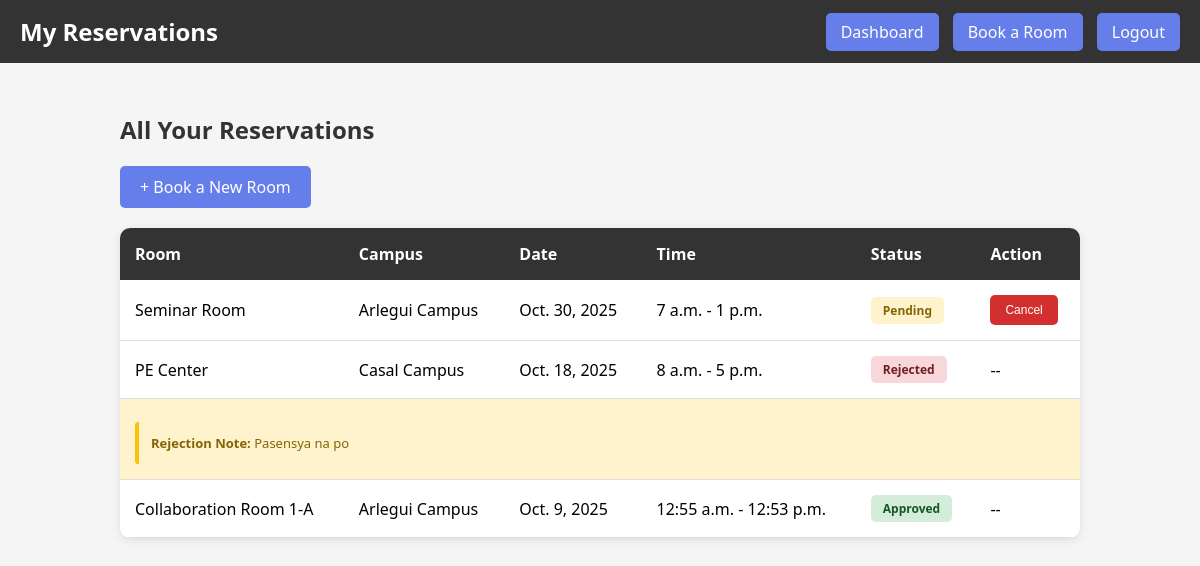
Screenshot of /student/reservations/ (signed in) with the database file from the repository.
### reservations/models.py (models this page shows, shortened)
class Reservation(models.Model):
    STATUS_CHOICES = [
        ('pending', 'Pending'),
        ('approved', 'Approved'),
        ('rejected', 'Rejected'),
        ('cancelled', 'Cancelled'),
    ]
    student = models.ForeignKey(User, on_delete=models.CASCADE, related_name='reservations')
    room = models.ForeignKey(Room, on_delete=models.CASCADE, related_name='reservations')
    date = models.DateField()
    start_time = models.TimeField()
    end_time = models.TimeField()
    status = models.CharField(max_length=20, choices=STATUS_CHOICES, default='pending')
    rejection_note = models.TextField(blank=True, null=True)
    created_at = models.DateTimeField(auto_now_add=True)
    updated_at = models.DateTimeField(auto_now=True)
    class Meta:
        ordering = ['-created_at']

### rooms/models.py (models this page shows, shortened)
class Room(models.Model):
    campus = models.ForeignKey(Campus, on_delete=models.CASCADE, related_name='rooms')
    admin_type = models.ForeignKey(AdminType, on_delete=models.SET_NULL, null=True, related_name='rooms')
    name = models.CharField(max_length=255)
    capacity = models.IntegerField(validators=[MinValueValidator(1)])
    description = models.TextField(blank=True)
    created_at = models.DateTimeField(auto_now_add=True)
    class Meta:
        unique_together = ['campus', 'name']
        ordering = ['campus', 'name']

class Campus(models.Model):
    name = models.CharField(max_length=255, unique=True)
    location = models.CharField(max_length=255)
    created_at = models.DateTimeField(auto_now_add=True)
    class Meta:
        ordering = ['name']

### reservations/views.py (the view)
# urls.py: path('student/reservations/', views.student_reservations, name='student_reservations'),
@login_required(login_url='student_login')
def student_reservations(request):
    reservations = request.user.reservations.all()
    context = {'reservations': reservations}
    return render(request, 'reservations/student_reservations.html', context)

### reservations/templates/reservations/student_reservations.html (shortened to what this page needs)
<!DOCTYPE html>
<html lang="en">
<head>
</head>
<body>
    <div class="navbar">
        <h1>My Reservations</h1>
        <div>
            <a href="{% url 'student_dashboard' %}">Dashboard</a>
            <a href="{% url 'book_room' %}">Book a Room</a>
            <a href="{% url 'logout' %}">Logout</a>
        </div>
    </div>
    <div class="container">
        <h2>All Your Reservations</h2>
        <a href="{% url 'book_room' %}" class="btn">+ Book a New Room</a>
        {% if reservations %}
            <div class="table-container">
                <table>
                    <thead>
                        <tr>
                            <th>Room</th>
                            <th>Campus</th>
                            <th>Date</th>
                            <th>Time</th>
                            <th>Status</th>
                            <th>Action</th>
                        </tr>
                    </thead>
                    <tbody>
                        {% for reservation in reservations %}
                            <tr>
                                <td>{{ reservation.room.name }}</td>
                                <td>{{ reservation.room.campus.name }}</td>
                                <td>{{ reservation.date }}</td>
                                <td>{{ reservation.start_time }} - {{ reservation.end_time }}</td>
                                <td><span class="status {{ reservation.status }}">{{ reservation.get_status_display }}</span></td>
                                <td>
                                    {% if reservation.status == 'pending' %}
                                        <form method="POST" action="{% url 'cancel_reservation' reservation.id %}" style="display: inline;">
                                            <button type="submit" class="action-btn" onclick="return confirm('Cancel this reservation?')">Cancel</button>
                                        </form>
                                    {% else %}
                                        --
                                    {% endif %}
                                </td>
                            </tr>
                            {% if reservation.rejection_note %}
                                <tr style="background: #fff3cd;">
                                    <td colspan="6">
                                        <div class="rejection-note">
                                            <strong>Rejection Note:</strong> {{ reservation.rejection_note }}
                                        </div>
                                    </td>
                                </tr>
                            {% endif %}
                        {% endfor %}
                    </tbody>
                </table>
            </div>
        {% else %}
            <div class="no-reservations">
                <p>You have no reservations yet.</p>
                <p><a href="{% url 'book_room' %}" class="btn">Book a room now</a></p>
            </div>
        {% endif %}
    </div>
</body>
</html>

### reservations/templates/reservations/student_reservations.html (style rules this page uses)
* { margin: 0; padding: 0; box-sizing: border-box; }
body { font-family: 'Segoe UI', Tahoma, Geneva, Verdana, sans-serif; background: #f5f5f5; }
.navbar { background: #333; color: white; padding: 15px 20px; display: flex; justify-content: space-between; align-items: center; }
.navbar h1 { font-size: 24px; }
.navbar a { color: white; text-decoration: none; padding: 8px 15px; background: #667eea; border-radius: 5px; margin-left: 10px; }
.container { max-width: 1000px; margin: 30px auto; padding: 20px; }
h2 { color: #333; margin-bottom: 20px; }
.btn { display: inline-block; padding: 10px 20px; background: #667eea; color: white; text-decoration: none; border-radius: 5px; margin-bottom: 20px; }
.table-container { background: white; border-radius: 10px; box-shadow: 0 2px 10px rgba(0, 0, 0, 0.1); overflow: hidden; }
table { width: 100%; border-collapse: collapse; }
th { background: #333; color: white; padding: 15px; text-align: left; }
td { padding: 15px; border-bottom: 1px solid #ddd; }
.status { display: inline-block; padding: 5px 12px; border-radius: 5px; font-weight: bold; font-size: 12px; }
.status.pending { background: #fff3cd; color: #856404; }
.status.approved { background: #d4edda; color: #155724; }
.status.rejected { background: #f8d7da; color: #721c24; }
.action-btn { padding: 8px 15px; background: #d32f2f; color: white; border: none; border-radius: 5px; cursor: pointer; font-size: 12px; }
.rejection-note { background: #fff3cd; border-left: 4px solid #ffc107; padding: 12px; margin-top: 8px; border-radius: 3px; font-size: 13px; color: #856404; }

### rows the page displays
Reservation: room.name "Seminar Room", room.campus.name "Arlegui Campus", date "Oct. 30, 2025", start_time "7 a.m.", end_time "1 p.m.", status "Pending", shows "Cancel"
Reservation: room.name "PE Center", room.campus.name "Casal Campus", date "Oct. 18, 2025", start_time "8 a.m.", end_time "5 p.m.", status "Rejected", rejection_note "Pasensya na po"
Reservation: room.name "Collaboration Room 1-A", room.campus.name "Arlegui Campus", date "Oct. 9, 2025", start_time "12:55 a.m.", end_time "12:53 p.m.", status "Approved"
